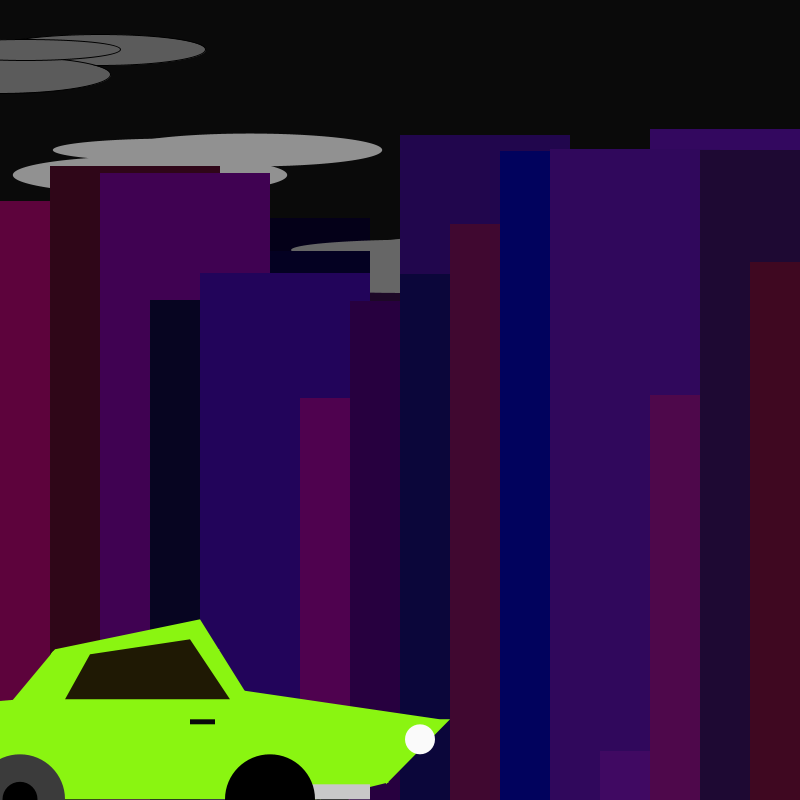
Frame 1 (no input)
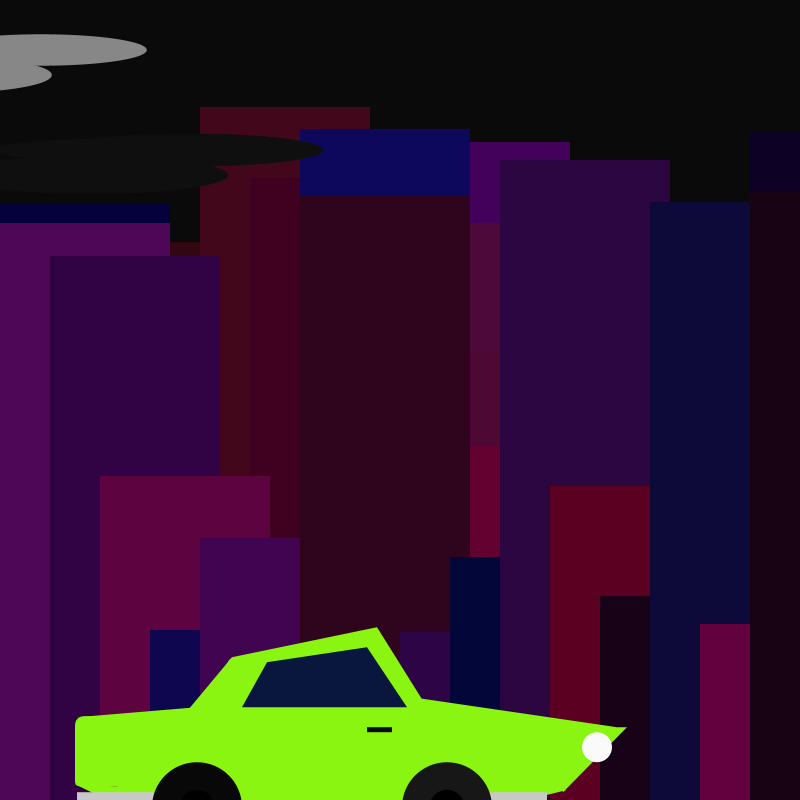
Frame 60 (the mouse pressed at the canvas centre just before this capture)
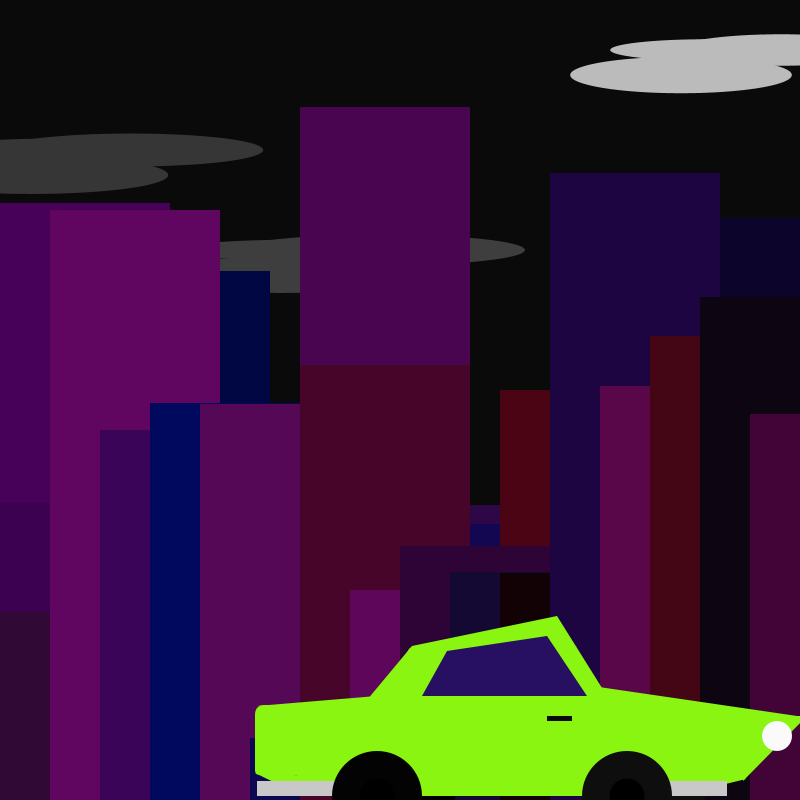
Frame 120 (the mouse held since frame 60 and released just before this capture)

The Processing sketch that drew these frames (run headless with seeded random() and noise(); from frame 60 on, the mouse is pressed at the canvas centre):

// Processing sketch: processing_132740
// ── processing_132740.pde

/* Valerie Leo 
 The concept of this piece is basically a animated narration of a green car driving through the city during the night.
 */



// Looping Car
int counter =0; 
int speed = 3;

// Floating Car
float x = 0;
float y = 640;
float colour = 120;

// Looping Cityscapes
float buildings = 0;
int ypos = 0;


Cloud cloudOne, cloudTwo, cloudThree;


void setup() {
  frameRate(20);
  size(800, 800);

  cloudOne = new Cloud(100, 50);
  cloudTwo = new Cloud(500, 250);
  cloudThree = new Cloud(250, 150);
}


void draw() {
  background(10, 10, 10);



  //calls cloud function
  fill(random(200));
  cloudOne.makeCloud();
  fill(random(200));
  cloudTwo.makeCloud();
  fill(random(200));
  cloudThree.makeCloud();



  // Controls the Speed of the Car
  x = x + random (-10, 15);
  y = y + random (-1, 1);
  colour = colour + random (0, 2);



  // ----- GREEN CAR


  // exhaust pipes
  fill(150);
  rect(counter - 50, y + 170, 40, 5);

  // back Wheels
  fill(random(30));
  ellipse(counter + 60, y + 150, 80, 80);
  fill(random(30));
  ellipse(counter + 310, y + 150, 80, 80);

  // whole body
  fill(138, 245, 17);
  rect(counter+50, y+10, 180, 100, 10, 200, 17, 6); 

  //backside top
  fill(138, 245, 17);
  triangle(counter-20, y+100, counter+55, y+10, counter+220, y+10);
  fill(138, 245, 17);
  triangle(counter-100, y+70, counter+20, y+60, counter+100, y+80);
  fill(138, 245, 17);
  rect(counter - 60, y + 90, 100, 70, 10, 10, 10, 5);
  //backside bottom
  fill(138, 245, 17);
  rect(counter - 102, y + 69, 200, 70, 10, 10, 10, 5);
  fill(138, 245, 17);
  triangle(counter - 102, y +  137, counter - 45, y + 140, counter - 55, y + 160);
  fill(138, 245, 17);
  rect(counter + 250, y + 80, 150, 65, 1, 2, 50, 1);

  // top right side
  fill(138, 245, 17);
  triangle(counter + 55, y + 10, counter+200, y-20, counter+275, y+100);
  // bottom right side
  fill(138, 245, 17);
  triangle(counter + 230, y + 150, counter+235, y + 50, counter + 440, y + 80);
  fill(138, 245, 17);
  triangle(counter + 380, y +  80, counter + 450, y + 80, counter + 386, y + 145);
  fill(138, 245, 17);
  triangle(counter + 320, y +  160, counter + 260, y + 60, counter + 389, y + 143);

  // bottom part
  fill (138, 245, 17);
  rect(counter - 30, y + 75, 350, 85, 5, 5, 5, 5); 

  //bumper
  fill(200);
  rect(counter - 100, y + 145, 90, 15);
  rect(counter + 300, y + 145, 70, 15);

  //headlight
  fill(250);
  ellipse(counter + 420, y + 100, 30, 30);

  // front Wheels
  fill(random(100));
  ellipse(counter + 20, y + 160, 90, 90);
  fill(0);
  ellipse(counter + 20, y + 160, 35, 35);
  fill(random(100));
  ellipse(counter + 270, y + 160, 90, 90);
  fill(0);
  ellipse(counter + 270, y + 160, 35, 35);

  // windows
  fill(random(100), random(29), random(100));
  quad(counter + 65, y + 60, counter + 90, y + 15, counter + 190, y, counter + 230, y + 60);

  //car design
  //car door
  fill(10);
  rect(counter + 190, y + 80, 25, 5);

  // Loop the car
  counter = counter + speed;
  if (counter >= 900) 
    counter = 0;
}


////////////////////////////////////////

class Cloud {

  float a, b, x, y;

  Cloud(float parameterX, float parameterY) {
    a = parameterX;
    b = parameterY;
    x = random(50, 300);
    y = random(25, 50);
  }
  void makeCloud() {
    ellipse(a, b, x, y);
    ellipse(a-100, b+25, x+10, y+5);
    ellipse(a-75, b, x-20, y-10);
    a = a - 1;

    // looping clouds
    if (a <= 0) {
      a = width;
    }



    // Cityscape

    for (int x = 0; x <= width; x = x+50) {
      buildings = int(random(700));
      cityscape (x, buildings);
    }
    buildings++;
  }

  void cityscape (int xpos, float ysize) {
    fill(random(100), random(10), random(100));
    noStroke();
    rect(xpos, 800, 170, -ysize);
  }
}
